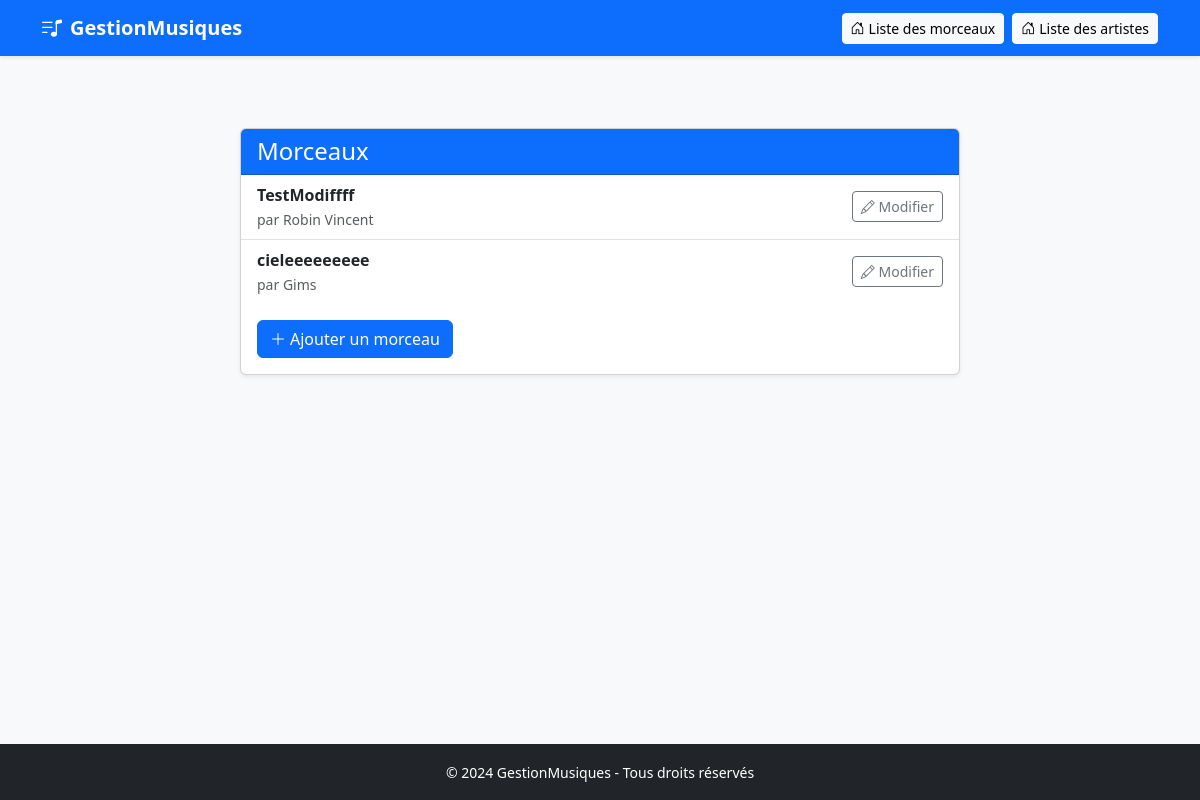
The app's page /musiques/, older data.
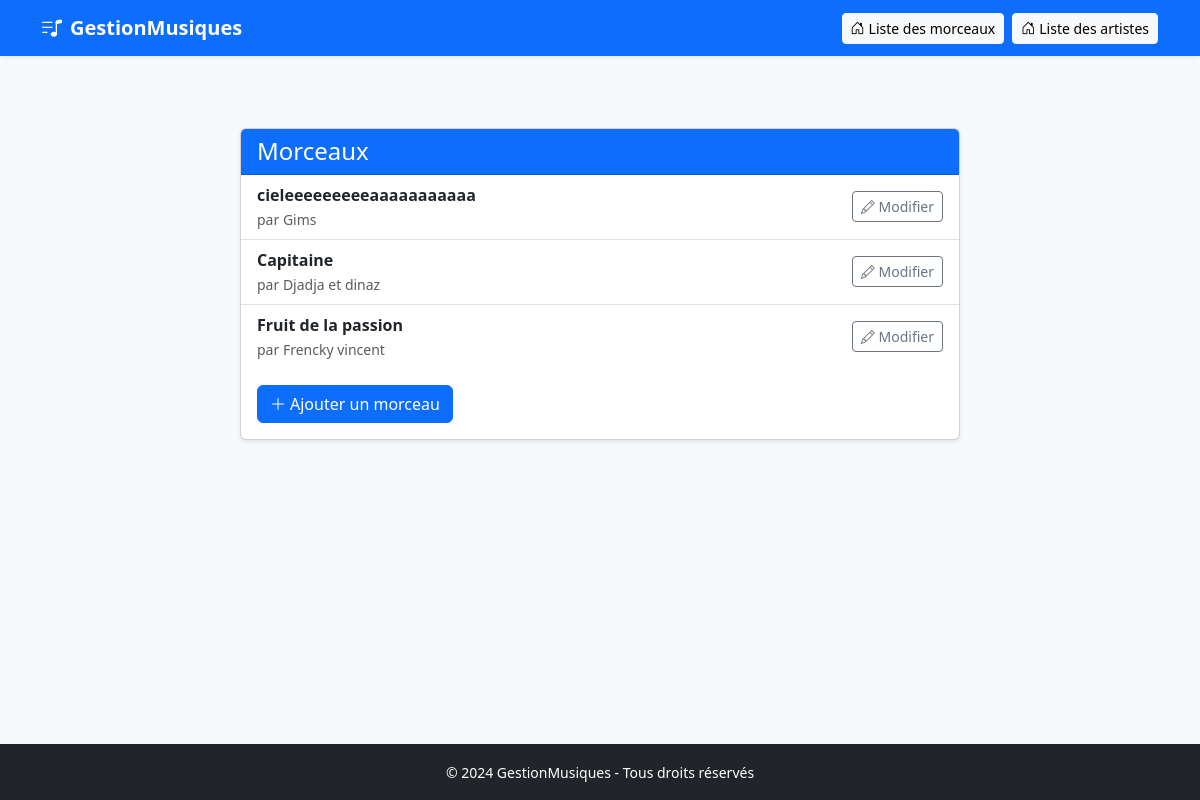
The same page, newer data.
### musiques/models.py (models this page shows, shortened)
class Morceau(models.Model):
    titre = models.CharField(max_length=64)
    artiste = models.ForeignKey('Artiste', on_delete=models.CASCADE, null=False)
    date_sortie = models.DateField(null=True)

class Artiste(models.Model):
    nom = models.CharField(max_length=64)

### musiques/views.py (the view)
# urls.py: path('', MorceauList.as_view(), name='morceau-list'),
class MorceauList(ListView):
    model = Morceau
    template_name = "musiques/morceau_list.html"
    context_object_name = "morceaux"
    paginate_by = 20

### musiques/templates/musiques/morceau_list.html
{% extends "musiques/base.html" %}
{% block content %}
<div class="container mt-5">
  <div class="row justify-content-center">
    <div class="col-md-8">
      <div class="card shadow-sm">
        <div class="card-header bg-primary text-white">
          <h4 class="mb-0">Morceaux</h4>
        </div>
        <div class="card-body p-0">
          {% if morceaux %}
            <ul class="list-group list-group-flush">
              {% for morceau in morceaux %}
                <li class="list-group-item d-flex justify-content-between align-items-center">
                  <a href="{% url 'musiques:morceau-detail' morceau.pk %}"
                     class="text-decoration-none flex-grow-1">
                    <div>
                      <strong class="text-dark">{{ morceau.titre }}</strong><br>
                      <small class="text-muted">par {{ morceau.artiste.nom }}</small>
                    </div>
                  </a>
                  <a href="{% url 'musiques:morceau-update' morceau.pk %}"
                     class="btn btn-outline-secondary btn-sm ms-3" title="Modifier">
                    <i class="bi bi-pencil"></i> Modifier
                  </a>
                </li>
              {% endfor %}
            </ul>
          {% else %}
            <div class="p-3">
              <p class="mb-0">Aucun morceau trouvé.</p>
            </div>
          {% endif %}
		  <div class="p-3">
            <a class="btn btn-primary" href="{% url 'musiques:morceau-create' %}">
              <i class="bi bi-plus-lg me-1"></i>Ajouter un morceau
            </a>
          </div>
        </div>
      </div>
    </div>
  </div>
</div>
{% endblock %}

### musiques/templates/musiques/base.html (shortened to what this page needs)
{% load static %}
<!doctype html>
<html lang="fr">
<head>
  <link href="https://cdn.jsdelivr.net/npm/bootstrap@5.3.2/dist/css/bootstrap.min.css" rel="stylesheet">
  <link href="https://cdn.jsdelivr.net/npm/bootstrap-icons@1.11.1/font/bootstrap-icons.css" rel="stylesheet">
</head>
<body class="d-flex flex-column min-vh-100 bg-light">
<nav class="navbar navbar-expand-lg navbar-dark bg-primary shadow-sm">
  <div class="container">
    <a class="navbar-brand fw-bold" href="{% url 'musiques:frencky-vincent' %}">
      <i class="bi bi-music-note-list me-2"></i>GestionMusiques
    </a>
    <div class="collapse navbar-collapse" id="navbarNav">
      <ul class="navbar-nav ms-auto">
        <li class="nav-item">
          <a class="btn btn-light btn-sm ms-2" href="{% url 'musiques:morceau-list' %}">
            <i class="bi bi-house-door me-1"></i>Liste des morceaux
          </a>
        </li>
        <li class="nav-item">
          <a class="btn btn-light btn-sm ms-2" href="{% url 'musiques:artiste-list' %}">
            <i class="bi bi-house-door me-1"></i>Liste des artistes
          </a>
        </li>
      </ul>
    </div>
  </div>
</nav>
<main class="container py-4 flex-grow-1">
  {% block content %}{% endblock %}
</main>
<footer class="bg-dark text-white text-center py-3 mt-auto">
  <div class="container">
    <p class="mb-0"><small>&copy; 2024 GestionMusiques - Tous droits réservés</small></p>
  </div>
</footer>
</body>
</html>

Row changes from the older to the newer data that the page shows:
removed Morceau: titre "TestModiffff", artiste.nom "Robin Vincent"
changed Morceau "Gims": titre "cieleeeeeeeee" → "cieleeeeeeeeeaaaaaaaaaaa"
added Morceau: titre "Capitaine", artiste.nom "Djadja et dinaz"
added Morceau: titre "Fruit de la passion", artiste.nom "Frencky vincent"
